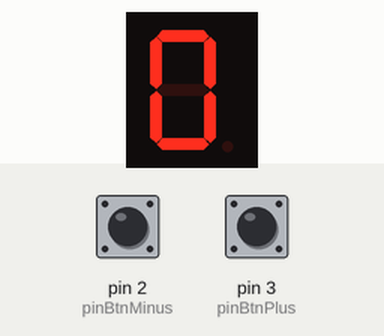
Simulated run of this sketch. Board: Arduino Uno, built with avr-gcc and run on an emulated ATmega328P. Shown: 1-digit seven-segment display. Wiring (inferred from the names in the program): 1-digit 7-segment display, segments lit when HIGH: segments pin 11, pin 10, pin 9, pin 8, pin 7, pin 6, pin 5. Inputs (shaded band) come from the test bench; at power-on: pin 3 (pinBtnPlus) HIGH, pin 2 (pinBtnMinus) HIGH. The segment pins are drawn as the display they are named for.

Above: at 1.2 s.
1.3 s: pin 3 (pinBtnPlus) pulled LOW for 0.15 s
At 1.8 s:
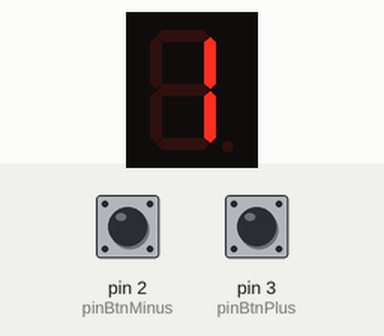
2.9 s: pin 3 (pinBtnPlus) pulled LOW for 1 s
At 4.3 s:
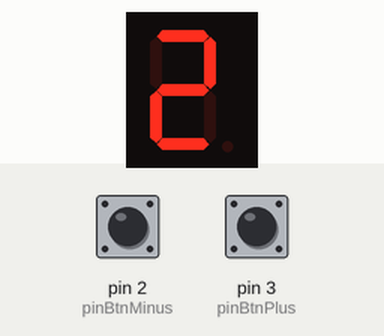
5.4 s: pin 3 (pinBtnPlus) pulled LOW for 0.15 s
At 6.2 s:
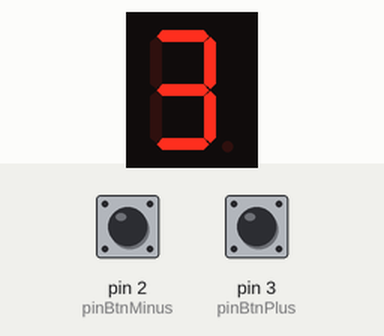
7.0 s: pin 3 (pinBtnPlus) pulled LOW for 3.2 s
At 7.4 s:
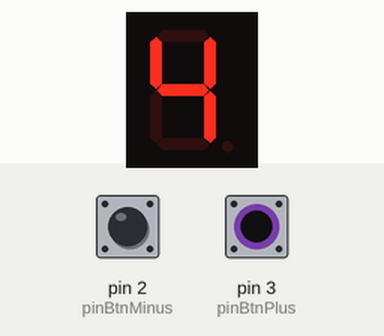
11.7 s: pin 3 (pinBtnPlus) pulled LOW for 0.15 s
At 12.1 s:
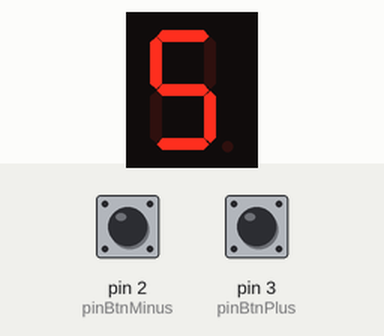
13.3 s: pin 3 (pinBtnPlus) pulled LOW for 1 s
At 14.6 s:
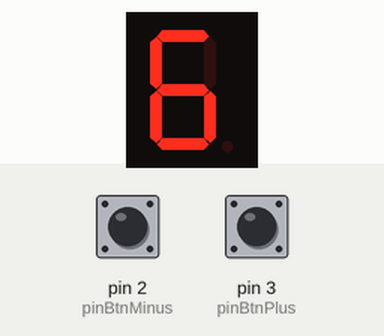
Timing chart, 0 to 16.3 s (numbered marks = the images above; inputs shaded):
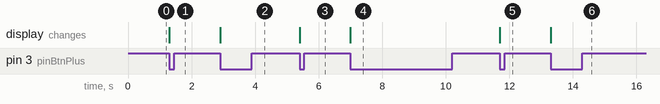

Measured:
- after the input at 1.3 s, the display: changes at once (image 1)
- after the input at 2.9 s, the display: changes at once (image 2)
- after the input at 5.4 s, the display: changes at once (image 3)
- after the input at 7.0 s, the display: changes at once (image 4)
- after the input at 11.7 s, the display: changes at once (image 5)
- after the input at 13.3 s, the display: changes at once (image 6)

The sketch:

p1.ino
```cpp
const int pinMap[]={11, 10, 9, 8, 7, 6, 5}, pinDecPoint=4, pinBtnPlus=3, pinBtnMinus=2;

const bool digits[10][7]={
  {1, 1, 1, 1, 1, 1, 0},  //0
  {0, 1, 1, 0, 0, 0, 0},  //1
  {1, 1, 0, 1, 1, 0, 1},  //2
  {1, 1, 1, 1, 0, 0, 1},  //3
  {0, 1, 1, 0, 0, 1, 1},  //4
  {1, 0, 1, 1, 0, 1, 1},  //5
  {1, 0, 1, 1, 1, 1, 1},  //6
  {1, 1, 1, 0, 0, 0, 0},  //7
  {1, 1, 1, 1, 1, 1, 1},  //8
  {1, 1, 1, 1, 0, 1, 1}   //9
};
bool plus=false, minus=false, lastPlus, lastMinus;
int currDigit=0;

void displayDigit(int d)
{
  for (int i=0; i<7; i++){
    digitalWrite(pinMap[i], digits[d][i]);
  }
}

void setup() {
  // put your setup code here, to run once:
  for (int i=0; i<7; i++) pinMode(pinMap[i], OUTPUT);
  pinMode(pinBtnPlus, INPUT_PULLUP);
  pinMode(pinBtnMinus, INPUT_PULLUP);
}

void loop() {
  // put your main code here, to run repeatedly:
  lastPlus=plus;
  lastMinus=minus;

  plus=!digitalRead(pinBtnPlus);
  minus=!digitalRead(pinBtnMinus);

  if (plus>lastPlus) currDigit++;
  if (minus>lastMinus) currDigit--;
  if (currDigit<0) currDigit=0;
  if (currDigit>9) currDigit=9;

  displayDigit(currDigit);
}
```
